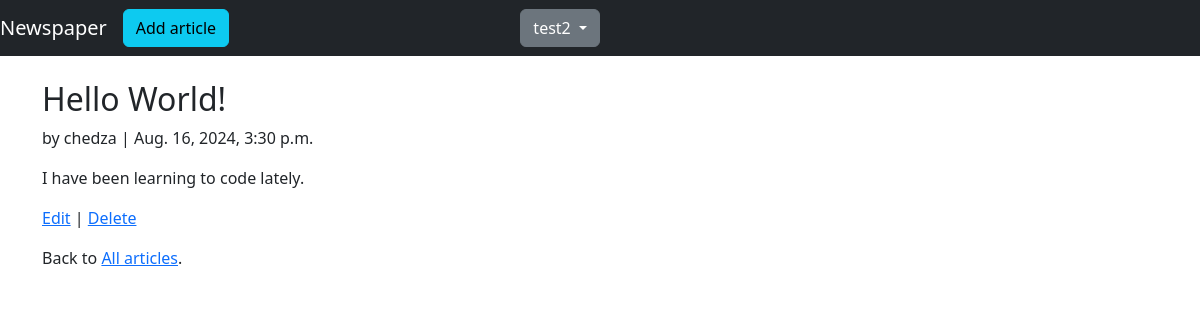
/articles/3/ (signed in), run on the app's committed database.
### users/models.py (models this page shows)
class CustomUser(AbstractUser):
    age = models.PositiveIntegerField(null=True, blank=True)

### articles/models.py (models this page shows, shortened)
class Article(models.Model):
    title = models.CharField(max_length=255)
    body = models.TextField()
    date = models.DateTimeField(auto_now_add=True)
    author = models.ForeignKey(
        get_user_model(),
        on_delete = models.CASCADE,
    )

### articles/views.py (the view)
# urls.py: path('<int:pk>/', ArticleDetailView.as_view(), name='article_detail'),
class ArticleDetailView(LoginRequiredMixin, DetailView):
    model = Article
    template_name = 'article_detail.html'
    login_url = 'login'

### templates/article_detail.html
{% extends 'base.html' %}
{% block content %}
    <div class="article-entry">
        <h2>{{ object.title }}</h2>
        <p>by {{ object.author }} | {{ object.date }}</p>
        <p>{{ object.body }}</p>
    </div>
    <p><a href="{% url 'article_edit' article.pk %}">Edit</a> |
        <a href="{% url 'article_delete' article.pk %}">Delete</a>
    </p>
    <p>Back to <a href="{% url 'article_list' %}">All articles</a>.</p>
{% endblock content %}

### templates/base.html (shortened to what this page needs)
<!doctype html>
<html lang="en">
<head>
    <link href="https://cdn.jsdelivr.net/npm/bootstrap@5.3.3/dist/css/bootstrap.min.css"
        rel="stylesheet"
>
</head>
<body>
    <nav class="navbar navbar-expand-lg navbar-dark bg-dark mb-4">
        <a class="navbar-brand" href="{% url 'home' %}">Newspaper</a>
        {% if user.is_authenticated %}
            <ul class="navbar-nav mr-auto">
                <li class="nav-item">
                    <a class="btn btn-info" href="{% url 'article_new' %}" role="button">
                        Add article</a>
                </li>
            </ul>
        {% endif %}
        <div class="collapse navbar-collapse position-absolute top-10 end-50" id="navbarCollapse">
            {% if user.is_authenticated %}
                <a class="btn btn-secondary dropdown-toggle " href="#" id="userMenu"
                    data-bs-toggle="dropdown" aria-haspopup="true" aria-expanded="false">
                    {{ user.username }}
                </a>
            {% endif %}
        </div>
    </nav>
    <div class="container">
        {% block content %}
        {% endblock content %}
    </div>
</body>
</html>

### data on the page
CustomUser: username "test2"
Article: title "Hello World!", author "chedza", date "Aug. 16, 2024, 3:30 p.m.", body "I have been learning to code lately."
